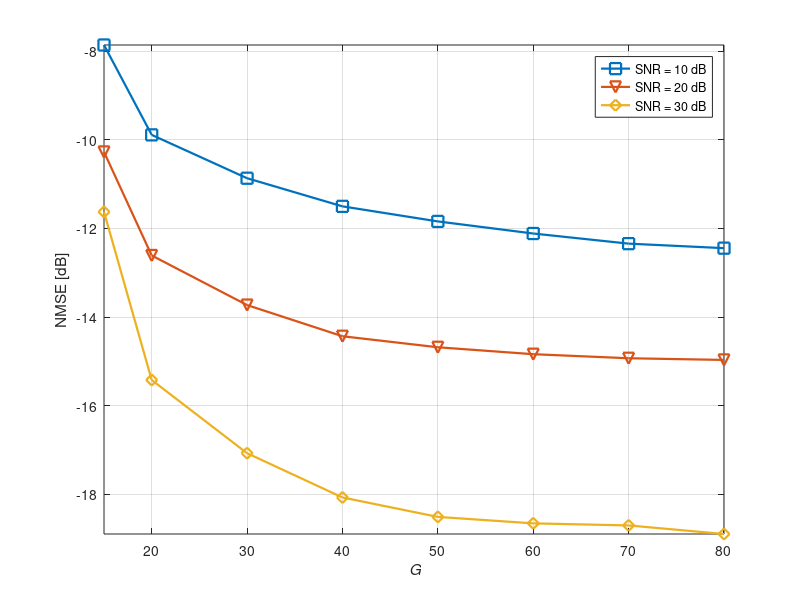

MATLAB code for this plot:
%% plot
G = [15,20:10:80];
% close all

figure
% load NMSE_SNR0_G15to80;
% plot(G,NMSE_dB,'-o','linewidth',1.6,'MarkerSize',10);

% set(gca,'fontsize',12);%'linewidth',4,'fontname','Times'

load NMSE_SNR10_G15to80;
plot(G,NMSE_dB,'-s','linewidth',1.6,'MarkerSize',8);
xlabel('\it G');ylabel('NMSE [dB]');
grid on;
hold on

load NMSE_SNR20_G15to80;
plot(G,NMSE_dB,'-v','linewidth',1.6,'MarkerSize',8);

load NMSE_SNR30_G15to80;
plot(G,NMSE_dB,'-d','linewidth',1.6,'MarkerSize',8);

legend('SNR = 10 dB',...
       'SNR = 20 dB',...
       'SNR = 30 dB')

axis tight
% \it {N}^{\rm pilot}_{T} = 28
% title('CR = 0.5, Lp = 3, N = 128');
